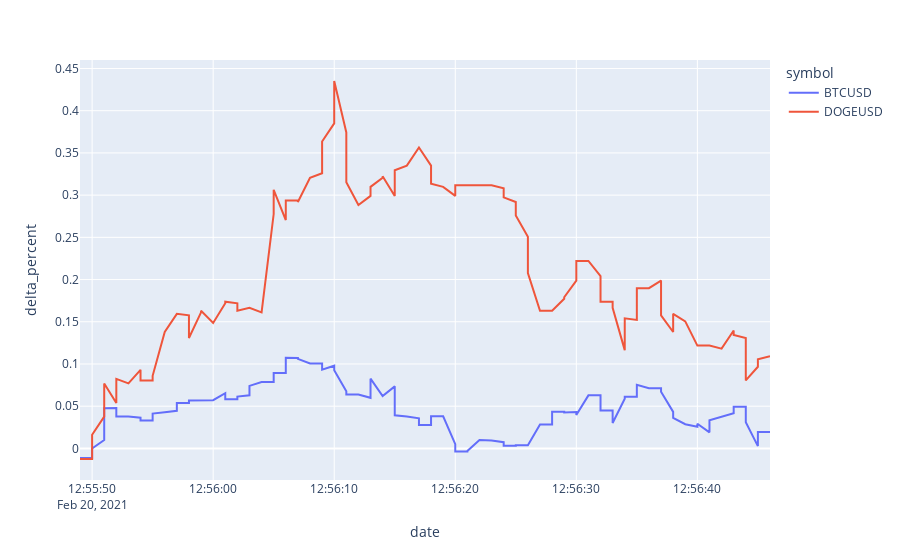

Source (notebook cell):
### Code cell
import plotly.express as px

fig = px.line(df, 
              x="date", 
              y="delta_percent", 
              color="symbol",
              title='')
fig.show()
